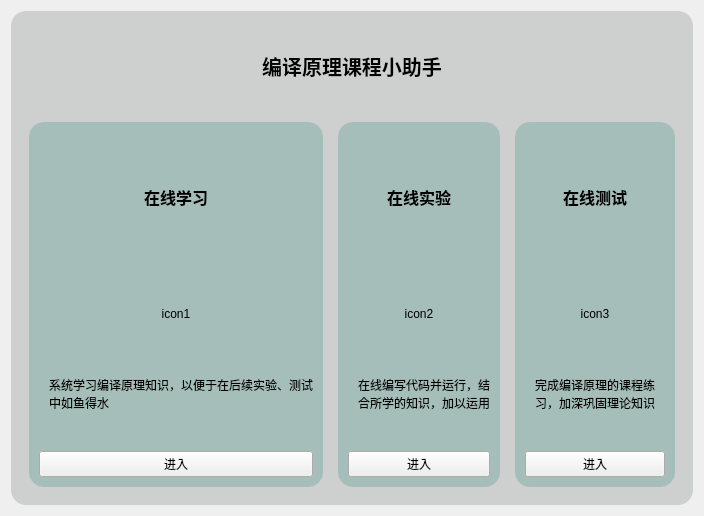
<?xml version="1.0" encoding="UTF-8"?>
<ui version="4.0">
 <class>mainpage</class>
 <widget class="mainpage" name="mainpage">
  <property name="geometry">
   <rect>
    <x>0</x>
    <y>0</y>
    <width>704</width>
    <height>516</height>
   </rect>
  </property>
  <property name="windowTitle">
   <string>mainpage</string>
  </property>
  <layout class="QVBoxLayout" name="verticalLayout">
   <item>
    <widget class="QFrame" name="frame">
     <property name="styleSheet">
      <string notr="true">QFrame#frame
{
	background-color: rgba(64, 81, 78,50);
	border-radius: 15px;
}

QFrame#frame1
{
	background-color: rgba(0,118,98,50);
	border-radius: 15px;
}

QFrame#frame2
{
	background-color: rgba(0,118,98,50);
	border-radius: 15px;
}

QFrame#frame3
{
	background-color: rgba(0,118,98,50);
	border-radius: 15px;
}</string>
     </property>
     <property name="frameShape">
      <enum>QFrame::StyledPanel</enum>
     </property>
     <property name="frameShadow">
      <enum>QFrame::Raised</enum>
     </property>
     <layout class="QVBoxLayout" name="verticalLayout_2">
      <item>
       <widget class="QWidget" name="containerOfMain" native="true">
        <property name="styleSheet">
         <string notr="true"/>
        </property>
        <layout class="QVBoxLayout" name="verticalLayout_5" stretch="1,5">
         <property name="spacing">
          <number>20</number>
         </property>
         <item>
          <widget class="QLabel" name="label_4">
           <property name="font">
            <font>
             <pointsize>15</pointsize>
             <bold>true</bold>
            </font>
           </property>
           <property name="text">
            <string>编译原理课程小助手</string>
           </property>
           <property name="alignment">
            <set>Qt::AlignCenter</set>
           </property>
          </widget>
         </item>
         <item>
          <layout class="QHBoxLayout" name="horizontalLayout">
           <property name="spacing">
            <number>15</number>
           </property>
           <item>
            <widget class="QFrame" name="frame1">
             <property name="frameShape">
              <enum>QFrame::StyledPanel</enum>
             </property>
             <property name="frameShadow">
              <enum>QFrame::Raised</enum>
             </property>
             <layout class="QVBoxLayout" name="verticalLayout_3" stretch="2,1,1,2">
              <property name="spacing">
               <number>20</number>
              </property>
              <property name="leftMargin">
               <number>10</number>
              </property>
              <property name="topMargin">
               <number>10</number>
              </property>
              <property name="rightMargin">
               <number>10</number>
              </property>
              <property name="bottomMargin">
               <number>10</number>
              </property>
              <item>
               <widget class="clicklabel" name="course">
                <property name="font">
                 <font>
                  <bold>true</bold>
                 </font>
                </property>
                <property name="text">
                 <string>&lt;html&gt;&lt;head/&gt;&lt;body&gt;&lt;p&gt;&lt;span style=&quot; font-size:12pt; font-weight:700;&quot;&gt;在线学习&lt;/span&gt;&lt;/p&gt;&lt;/body&gt;&lt;/html&gt;</string>
                </property>
                <property name="alignment">
                 <set>Qt::AlignCenter</set>
                </property>
               </widget>
              </item>
              <item>
               <widget class="QLabel" name="iconOfCourse">
                <property name="text">
                 <string>icon1</string>
                </property>
                <property name="alignment">
                 <set>Qt::AlignCenter</set>
                </property>
               </widget>
              </item>
              <item>
               <widget class="QLabel" name="label">
                <property name="text">
                 <string>系统学习编译原理知识，以便于在后续实验、测试中如鱼得水</string>
                </property>
                <property name="alignment">
                 <set>Qt::AlignLeading|Qt::AlignLeft|Qt::AlignTop</set>
                </property>
                <property name="wordWrap">
                 <bool>true</bool>
                </property>
                <property name="indent">
                 <number>10</number>
                </property>
               </widget>
              </item>
              <item>
               <widget class="QPushButton" name="pushButton_4">
                <property name="text">
                 <string>进入</string>
                </property>
               </widget>
              </item>
             </layout>
            </widget>
           </item>
           <item>
            <widget class="QFrame" name="frame2">
             <property name="frameShape">
              <enum>QFrame::StyledPanel</enum>
             </property>
             <property name="frameShadow">
              <enum>QFrame::Raised</enum>
             </property>
             <layout class="QVBoxLayout" name="verticalLayout_4" stretch="2,1,1,2">
              <property name="spacing">
               <number>20</number>
              </property>
              <property name="leftMargin">
               <number>10</number>
              </property>
              <property name="topMargin">
               <number>10</number>
              </property>
              <property name="rightMargin">
               <number>10</number>
              </property>
              <property name="bottomMargin">
               <number>10</number>
              </property>
              <item>
               <widget class="clicklabel" name="program">
                <property name="font">
                 <font>
                  <bold>true</bold>
                 </font>
                </property>
                <property name="text">
                 <string>&lt;html&gt;&lt;head/&gt;&lt;body&gt;&lt;p&gt;&lt;span style=&quot; font-size:12pt; font-weight:700;&quot;&gt;在线实验&lt;/span&gt;&lt;/p&gt;&lt;/body&gt;&lt;/html&gt;</string>
                </property>
                <property name="alignment">
                 <set>Qt::AlignCenter</set>
                </property>
               </widget>
              </item>
              <item>
               <widget class="QLabel" name="iconOfProgram">
                <property name="text">
                 <string>icon2</string>
                </property>
                <property name="alignment">
                 <set>Qt::AlignCenter</set>
                </property>
               </widget>
              </item>
              <item>
               <widget class="QLabel" name="label_2">
                <property name="text">
                 <string>在线编写代码并运行，结合所学的知识，加以运用</string>
                </property>
                <property name="alignment">
                 <set>Qt::AlignLeading|Qt::AlignLeft|Qt::AlignTop</set>
                </property>
                <property name="wordWrap">
                 <bool>true</bool>
                </property>
                <property name="indent">
                 <number>10</number>
                </property>
               </widget>
              </item>
              <item>
               <widget class="QPushButton" name="pushButton_5">
                <property name="text">
                 <string>进入</string>
                </property>
               </widget>
              </item>
             </layout>
            </widget>
           </item>
           <item>
            <widget class="QFrame" name="frame3">
             <property name="frameShape">
              <enum>QFrame::StyledPanel</enum>
             </property>
             <property name="frameShadow">
              <enum>QFrame::Raised</enum>
             </property>
             <layout class="QVBoxLayout" name="verticalLayout_6" stretch="2,1,1,2">
              <property name="spacing">
               <number>20</number>
              </property>
              <property name="leftMargin">
               <number>10</number>
              </property>
              <property name="topMargin">
               <number>10</number>
              </property>
              <property name="rightMargin">
               <number>10</number>
              </property>
              <property name="bottomMargin">
               <number>10</number>
              </property>
              <item>
               <widget class="clicklabel" name="quiz">
                <property name="font">
                 <font>
                  <bold>true</bold>
                 </font>
                </property>
                <property name="text">
                 <string>&lt;html&gt;&lt;head/&gt;&lt;body&gt;&lt;p&gt;&lt;span style=&quot; font-size:12pt; font-weight:700;&quot;&gt;在线测试&lt;/span&gt;&lt;/p&gt;&lt;/body&gt;&lt;/html&gt;</string>
                </property>
                <property name="alignment">
                 <set>Qt::AlignCenter</set>
                </property>
               </widget>
              </item>
              <item>
               <widget class="QLabel" name="iconOfQuestion">
                <property name="text">
                 <string>icon3</string>
                </property>
                <property name="alignment">
                 <set>Qt::AlignCenter</set>
                </property>
               </widget>
              </item>
              <item>
               <widget class="QLabel" name="label_3">
                <property name="text">
                 <string>完成编译原理的课程练习，加深巩固理论知识</string>
                </property>
                <property name="alignment">
                 <set>Qt::AlignLeading|Qt::AlignLeft|Qt::AlignTop</set>
                </property>
                <property name="wordWrap">
                 <bool>true</bool>
                </property>
                <property name="indent">
                 <number>10</number>
                </property>
               </widget>
              </item>
              <item>
               <widget class="QPushButton" name="pushButton_6">
                <property name="text">
                 <string>进入</string>
                </property>
               </widget>
              </item>
             </layout>
            </widget>
           </item>
          </layout>
         </item>
        </layout>
       </widget>
      </item>
     </layout>
    </widget>
   </item>
  </layout>
 </widget>
 <customwidgets>
  <customwidget>
   <class>mainpage</class>
   <extends>QWidget</extends>
   <header>mainpage.h</header>
   <container>1</container>
  </customwidget>
  <customwidget>
   <class>clicklabel</class>
   <extends>QLabel</extends>
   <header>clicklabel.h</header>
  </customwidget>
 </customwidgets>
 <resources/>
 <connections/>
</ui>
